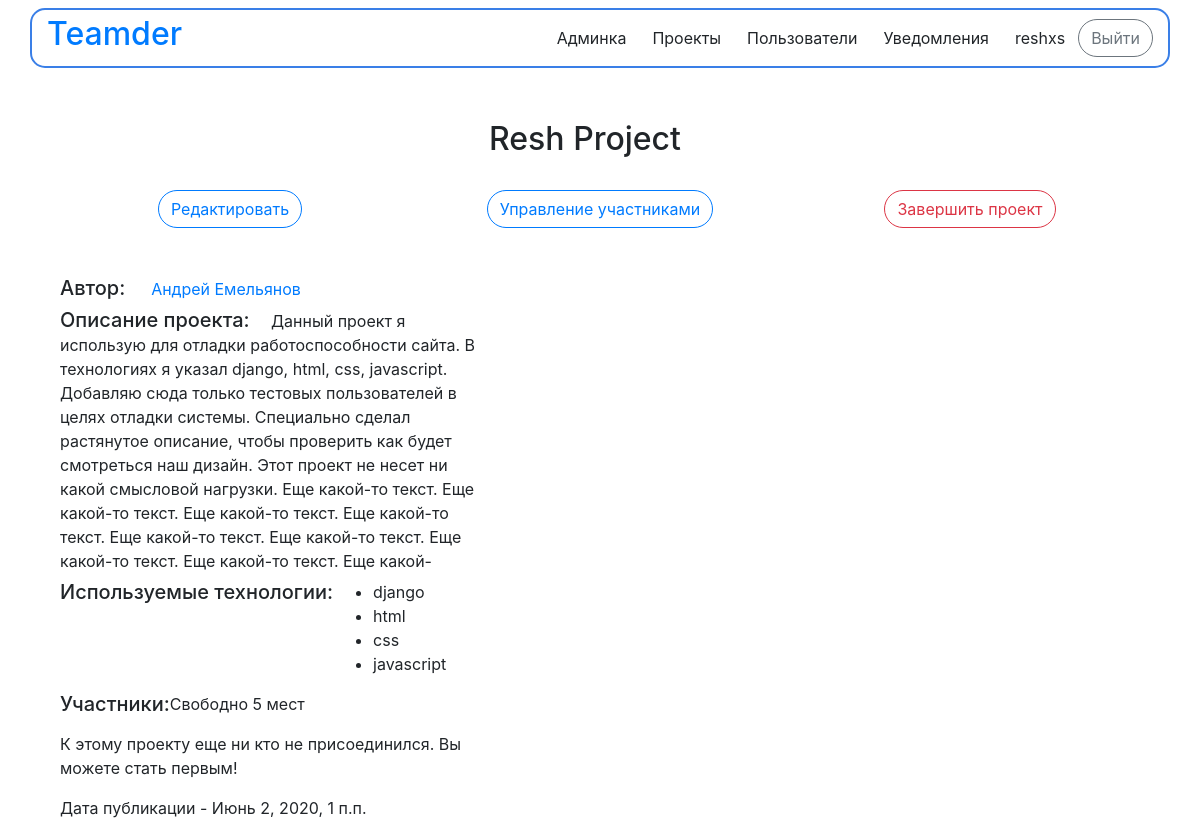
Screenshot of /projects/detail/20/ (signed in) with the database file from the repository.
### teamder/apps/projects/models.py (models this page shows, shortened)
class Project(models.Model):
    project_name = models.CharField('название проекта', max_length=100)
    project_description = models.TextField('описание проекта', blank=True)
    pub_date = models.DateTimeField('дата публикции', default=timezone.now())
    creator = models.ForeignKey(get_user_model(), on_delete=models.CASCADE, null=True)
    members = models.ManyToManyField(get_user_model(), 'Участники', blank=True)
    members_count = models.IntegerField('Количество участников', default=1, blank=False)
    is_done = models.BooleanField('Проект завершен', default=False)
    technologies = models.ManyToManyField(
        Technology,
        related_name='project_set',
        verbose_name="технологии",
        blank=True)
    class Meta:
        verbose_name = 'Проект'
        verbose_name_plural = 'Проекты'

class Technology(models.Model):
    technology_name = models.CharField("название технологии", max_length=20)
    class Meta:
        verbose_name = 'Технология'
        verbose_name_plural = 'Технологии'

### teamder/apps/projects/views.py (the view, shortened to what this page needs)
# urls.py: path('detail/<int:project_id>/', views.detail, name='detail'),
@login_required
def detail(request, project_id):
    try:
        project = Project.objects.get(id=project_id)
    except:
        raise Http404("Проект не найден!")
    member_list = project.members.all()
    technology_list = project.technologies.all()
    context = {
        'project': project,
        'member_list': member_list,
        'technology_list': technology_list,
        'empty_places_count': project.members_count - project.members.count(),
    }
    return render(request, 'projects/detail.html', context)

### teamder/templates/projects/detail.html (shortened to what this page needs)
{% extends 'base.html' %}
{% block content %}
<div class="container">
    <div class="container">
        {% if project %}
             <div class="row col-12 justify-content-center">
                <h2>{{project.project_name}}</h2>
            </div>
            {% if not project.is_done %}
            <br>
            {% if user == project.creator%}
            <div class="row" align="center">
                <a class="col-4 justify-content-end" href="{% url 'projects:configurate' project.id%}"><button class="btn btn-outline-primary" style="border-radius: 50px">Редактировать</button></a>
                <a class="col-4" href="{% url 'projects:manage_members' project.id%}"><button class="btn btn-outline-primary" style="   border-radius: 50px">Управление участниками</button></a>
                <form method="post" class="col-4">
                    <input type="submit" value="Завершить проект" class="btn btn-outline-danger" style="border-radius: 50px">
                </form>
            </div>
            {% endif %}
        {% else %}
            <h3>Проект завершен!</h3>
        {% endif %}
            <br><br>
            <div class="row">
                <h5 class="col-5">Автор: &nbsp;&nbsp;&nbsp;<a href="{% url 'user_accounts:detail' project.creator.id %}"><small>
                    {{project.creator.first_name}} {{project.creator.last_name}}</small></a></h5>        </div>
            <div class="row">
                <h5 class="col-5">Описание проекта:&nbsp;&nbsp;&nbsp; <small>{{project.project_description}}</small></h5>
            </div>
            <div class="row col-5">
                <h5>Используемые технологии: </h5>
                {% if technology_list %}
                    <ul>
                        {% for t in technology_list %}
                            <li>{{t.technology_name}}</li>
                        {% endfor %}
                    </ul>
                {% else %}
                    <p>Не указана ни одна технология</p>
                {% endif %}
            </div>
            <div class="row col-5">
                <h5>Участники:</h5>
                <p>Свободно {{empty_places_count}} мест</p>
                {% if member_list %}
                    <ul>
                        {% for member in member_list %}
                            <li><a href="{% url 'user_accounts:detail' member.id %}">{{member.first_name}} {{member.last_name}}</a>
                            </li>
                        {% endfor %}
                    </ul>
                {% else %}
                    <p>К этому проекту еще ни кто не присоединился. Вы можете стать первым!</p>
                {% endif %}
            </div>
            <div class="row col-5">
                <p>Дата публикации - {{project.pub_date}}</p>
            </div>
        {% endif %}
    {% endblock %}

### teamder/templates/base.html (shortened to what this page needs)
<!DOCTYPE html>
<html lang="ru">
<head>
            <link rel="stylesheet" href="https://stackpath.bootstrapcdn.com/bootstrap/4.5.0/css/bootstrap.min.css"
>
</head>
<body>
    {% block header%}
    {% load static %}
    <nav class="navbar navbar-expand-lg fixed-top">
        <div class="container" style="border: 2px solid #3A7FE7; background-color: white; border-radius: 15px">
            <div class="navbar-header">
                <a href="http://127.0.0.1:8000/" class="navbar-brand"> <h2>Teamder</h2> </a>
            </div>
            <div>
                <ul class="nav navbar-nav mr-auto">
                     {% if user.is_authenticated %}
                        {% if user.is_superuser %}
                            <li class="active"><a href="/admin"><button class="btn btn-default">Админка</button></a></li>
                        {% endif %}
                        <li class="active"><a href="{% url 'projects:index' %}"><button class="btn btn-default" style="border-radius: 50px">Проекты</button></a></li>
                        <li class="active"><a href="{% url 'user_accounts:index' %}"><button class="btn btn-default" style="border-radius: 50px">Пользователи</button></a></li>
                        <li class="active"><a href="{% url 'user_accounts:notifications' %}"><button class="btn btn-default" style="border-radius: 50px">Уведомления</button></a></li>
                        <li class="active"><a href="{% url 'user_accounts:detail' user.id %}"><button class="btn btn-default" style="border-radius: 50px">{{ user.get_username }}</button></a></li>
                        <li class="active"><a href="{% url 'logout' %}?next={{request.path}}"><button class="btn btn-outline-secondary" style="border-radius: 50px">Выйти</button></a></li>
                    {% endif %}
                </ul>
            </div>
        </div>
    </nav>
    {% endblock %}
    <br><br><br><br><br>
    {% block content %}{% endblock %}
</body>
</html>

### rows the page displays
Project: project_name "Resh Project", creator.first_name "Андрей", creator.last_name "Емельянов", project_description "Данный проект я использую для отладки работоспособности сайта. В технологиях я указал django, html, css, javascript. Добавляю сюда только тестовых пользователей в целях отладки системы. Специально сделал растянутое описание, чтобы проверить как будет смотреться наш дизайн. Этот проект не несет ни какой смысловой нагрузки. Еще какой-то текст. Еще какой-то текст. Еще какой-то текст. Еще какой-то текст. Еще какой-то текст. Еще какой-то текст. Еще какой-то текст. Еще какой-то текст. Еще какой-", pub_date "Июнь 2, 2020, 1 п.п."
Technology: technology_name "django"
Technology: technology_name "html"
Technology: technology_name "css"
Technology: technology_name "javascript"

### other values shown
{{ user.get_username }} "reshxs"
{{ empty_places_count }} "5"
